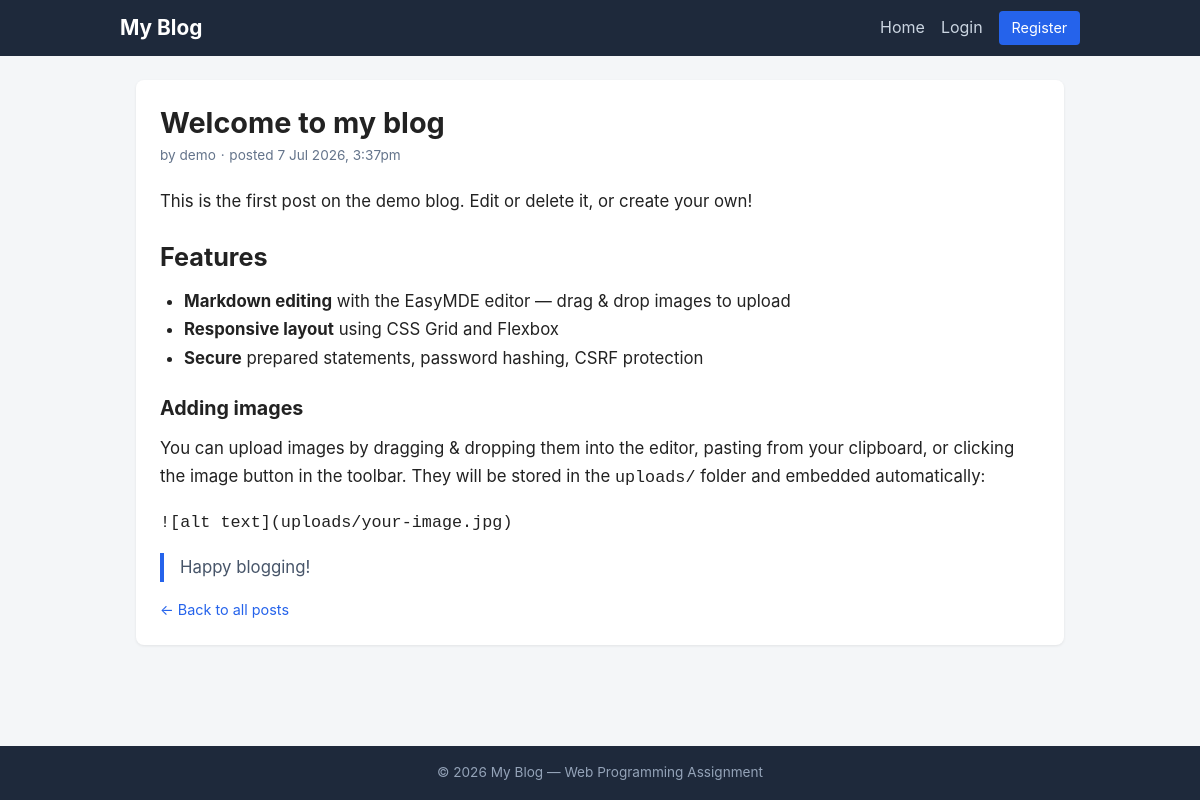
The page /post.php?id=1 on the database its author committed.
### tables this page shows
CREATE TABLE IF NOT EXISTS blogPost (
    id              INT AUTO_INCREMENT PRIMARY KEY,
    user_id         INT NOT NULL,
    title           VARCHAR(150) NOT NULL,
    content         TEXT NOT NULL,
    featured_image  VARCHAR(255) DEFAULT NULL,
    created_at      TIMESTAMP NOT NULL DEFAULT CURRENT_TIMESTAMP,
    updated_at      TIMESTAMP NOT NULL DEFAULT CURRENT_TIMESTAMP ON UPDATE CURRENT_TIMESTAMP,
    CONSTRAINT fk_post_user
        FOREIGN KEY (user_id) REFERENCES user(id)
        ON DELETE CASCADE ON UPDATE CASCADE,
    INDEX idx_post_user (user_id),
    INDEX idx_post_created (created_at)
);

CREATE TABLE IF NOT EXISTS user (
    id        INT AUTO_INCREMENT PRIMARY KEY,
    username  VARCHAR(50)  NOT NULL UNIQUE,
    email     VARCHAR(100) NOT NULL UNIQUE,
    password  VARCHAR(255) NOT NULL,            
    role             ENUM('admin','author') NOT NULL DEFAULT 'author',
    email_verified   TINYINT(1) NOT NULL DEFAULT 0,
    verification_token VARCHAR(64) DEFAULT NULL,
    created_at       TIMESTAMP NOT NULL DEFAULT CURRENT_TIMESTAMP
);

### includes/functions.php (called while the page is built, shortened)
<?php
function e($value) {
    return htmlspecialchars($value ?? '', ENT_QUOTES, 'UTF-8');
}
function render_markdown($text) {
    static $parsedown = null;
    if ($parsedown === null) {
        require_once __DIR__ . '/../lib/Parsedown.php';
        $parsedown = new Parsedown();
        $parsedown->setSafeMode(true);
    }
    return $parsedown->text($text ?? '');
}
function format_date($datetime) {
    $ts = strtotime($datetime);
    return date('j M Y, g:ia', $ts);
}

### lib/Parsedown.php (called while the page is built, shortened)
<?php
class Parsedown
{
    protected function textElements($text)
    {
        $text = str_replace(array("\r\n", "\r"), "\n", $text);
        $text = trim($text, "\n");
        $lines = explode("\n", $text);
        return $this->linesElements($lines);
    }
    function setSafeMode($safeMode)
    {
        return $this;
    }
    protected $BlockTypes = array(
        '#' => array('Header'),
        '*' => array('Rule', 'List'),
        '+' => array('List'),
        '-' => array('SetextHeader', 'Table', 'Rule', 'List'),
        '0' => array('List'),
        '1' => array('List'),
        '2' => array('List'),
        '3' => array('List'),
        '4' => array('List'),
        '5' => array('List'),
        '6' => array('List'),
        '7' => array('List'),
        '8' => array('List'),
        '9' => array('List'),
        ':' => array('Table'),
        '<' => array('Comment', 'Markup'),
        '=' => array('SetextHeader'),
        '>' => array('Quote'),
        '[' => array('Reference'),
        '_' => array('Rule'),
        '`' => array('FencedCode'),
        '|' => array('Table'),
        '~' => array('FencedCode'),
    );
    protected $unmarkedBlockTypes = array(
        'Code',
    );
    protected function linesElements(array $lines)
    {
        $Elements = array();
        $CurrentBlock = null;
        foreach ($lines as $line)
        {
            if (chop($line) === '')
            {
                if (isset($CurrentBlock))
                {
                    $CurrentBlock['interrupted'] = (isset($CurrentBlock['interrupted'])
                        ? $CurrentBlock['interrupted'] + 1 : 1
                    );
                }
                continue;
            }
            $indent = strspn($line, ' ');
            $text = $indent > 0 ? substr($line, $indent) : $line;
            $Line = array('body' => $line, 'indent' => $indent, 'text' => $text);
            if (isset($CurrentBlock['continuable']))
            {
                $methodName = 'block' . $CurrentBlock['type'] . 'Continue';
                $Block = $this->$methodName($Line, $CurrentBlock);
                if (isset($Block))
                {
                    $CurrentBlock = $Block;
                    continue;
                }
                else
                {
                    if ($this->isBlockCompletable($CurrentBlock['type']))
                    {
                        $methodName = 'block' . $CurrentBlock['type'] . 'Complete';
                        $CurrentBlock = $this->$methodName($CurrentBlock);
                    }
                }
            }
            $marker = $text[0];
            $blockTypes = $this->unmarkedBlockTypes;
            if (isset($this->BlockTypes[$marker]))
            {
                foreach ($this->BlockTypes[$marker] as $blockType)
                {
                    $blockTypes []= $blockType;
                }
            }
            foreach ($blockTypes as $blockType)
            {
                $Block = $this->{"block$blockType"}($Line, $CurrentBlock);
                if (isset($Block))
                {
                    $Block['type'] = $blockType;
                    if ( ! isset($Block['identified']))
                    {
                        if (isset($CurrentBlock))
                        {
                            $Elements[] = $this->extractElement($CurrentBlock);
                        }
                        $Block['identified'] = true;
                    }
                    if ($this->isBlockContinuable($blockType))
                    {
                        $Block['continuable'] = true;
                    }
                    $CurrentBlock = $Block;
                    continue 2;
                }
            }
            if (isset($CurrentBlock) and $CurrentBlock['type'] === 'Paragraph')
            {
                $Block = $this->paragraphContinue($Line, $CurrentBlock);
            }
            if (isset($Block))
            {
                $CurrentBlock = $Block;
            }
            else
            {
                if (isset($CurrentBlock))
                {
                    $Elements[] = $this->extractElement($CurrentBlock);
                }
                $CurrentBlock = $this->paragraph($Line);
                $CurrentBlock['identified'] = true;
            }
        }
        if (isset($CurrentBlock))
        {
            $Elements[] = $this->extractElement($CurrentBlock);
        }
        return $Elements;
    }
    protected function extractElement(array $Component)
    {
        return $Component['element'];
    }
    protected function isBlockContinuable($Type)
    {
        return method_exists($this, 'block' . $Type . 'Continue');
    }
    protected function isBlockCompletable($Type)
    {
        return method_exists($this, 'block' . $Type . 'Complete');
    }
    protected function blockFencedCode($Line)
    {
        $marker = $Line['text'][0];
        $openerLength = strspn($Line['text'], $marker);
        $infostring = trim(substr($Line['text'], $openerLength), "\t ");
        $Element = array(
            'name' => 'code',
            'text' => '',
        );
        $Block = array(
            'char' => $marker,
            'openerLength' => $openerLength,
            'element' => array(
                'name' => 'pre',
                'element' => $Element,
            ),
        );
        return $Block;
    }
    protected function blockFencedCodeContinue($Line, $Block)
    {
        if (isset($Block['complete']))
        {
            return;
        }
        if (($len = strspn($Line['text'], $Block['char'])) >= $Block['openerLength']
            and chop(substr($Line['text'], $len), ' ') === ''
        ) {
            $Block['element']['element']['text'] = substr($Block['element']['element']['text'], 1);
            $Block['complete'] = true;
            return $Block;
        }
        $Block['element']['element']['text'] .= "\n" . $Line['body'];
        return $Block;
    }
    protected function blockHeader($Line)
    {
        $level = strspn($Line['text'], '#');
        $text = trim($Line['text'], '#');
        $text = trim($text, ' ');
        $Block = array(
            'element' => array(
                'name' => 'h' . $level,
                'handler' => array(
                    'function' => 'lineElements',
                    'argument' => $text,
                    'destination' => 'elements',
                )
            ),
        );
        return $Block;
    }
    protected function blockList($Line, ?array $CurrentBlock = null)
    {
        list($name, $pattern) = $Line['text'][0] <= '-' ? array('ul', '[*+-]') : array('ol', '[0-9]{1,9}+[.\)]');
        if (preg_match('/^('.$pattern.'([ ]++|$))(.*+)/', $Line['text'], $matches))
        {
            $contentIndent = strlen($matches[2]);
            $markerWithoutWhitespace = strstr($matches[1], ' ', true);
            $Block = array(
                'indent' => $Line['indent'],
                'pattern' => $pattern,
                'data' => array(
                    'type' => $name,
                    'marker' => $matches[1],
                    'markerType' => ($name === 'ul' ? $markerWithoutWhitespace : substr($markerWithoutWhitespace, -1)),
                ),
                'element' => array(
                    'name' => $name,
                    'elements' => array(),
                ),
            );
            $Block['data']['markerTypeRegex'] = preg_quote($Block['data']['markerType'], '/');
            $Block['li'] = array(
                'name' => 'li',
                'handler' => array(
                    'function' => 'li',
                    'argument' => !empty($matches[3]) ? array($matches[3]) : array(),
                    'destination' => 'elements'
                )
            );
            $Block['element']['elements'] []= & $Block['li'];
            return $Block;
        }
    }
    protected function blockListContinue($Line, array $Block)
    {
        $requiredIndent = ($Block['indent'] + strlen($Block['data']['marker']));
        if ($Line['indent'] < $requiredIndent
            and (
                (
                    $Block['data']['type'] === 'ol'
                    and preg_match('/^[0-9]++'.$Block['data']['markerTypeRegex'].'(?:[ ]++(.*)|$)/', $Line['text'], $matches)
                ) or (
                    $Block['data']['type'] === 'ul'
                    and preg_match('/^'.$Block['data']['markerTypeRegex'].'(?:[ ]++(.*)|$)/', $Line['text'], $matches)
                )
            )
        ) {
            unset($Block['li']);
            $text = isset($matches[1]) ? $matches[1] : '';
            $Block['indent'] = $Line['indent'];
            $Block['li'] = array(
                'name' => 'li',
                'handler' => array(
                    'function' => 'li',
                    'argument' => array($text),
                    'destination' => 'elements'
                )
            );
            $Block['element']['elements'] []= & $Block['li'];
            return $Block;
        }
        elseif ($Line['indent'] < $requiredIndent and $this->blockList($Line))
        {
            return null;
        }
    }
    protected function blockListComplete(array $Block)
    {
        return $Block;
    }
    protected function blockRule($Line)
    {
        $marker = $Line['text'][0];
    }
    protected function paragraph($Line)
    {
        return array(
            'type' => 'Paragraph',
            'element' => array(
                'name' => 'p',
                'handler' => array(
                    'function' => 'lineElements',
                    'argument' => $Line['text'],
                    'destination' => 'elements',
                ),
            ),
        );
    }
    protected function paragraphContinue($Line, array $Block)
    {
        $Block['element']['handler']['argument'] .= "\n".$Line['text'];
        return $Block;
    }
}

### post.php (the view, shortened to what this page needs)
<?php
require_once __DIR__ . '/config/db.php';
require_once __DIR__ . '/includes/functions.php';
$id = isset($_GET['id']) ? (int)$_GET['id'] : 0;
$stmt = $pdo->prepare(
    'SELECT p.id, p.title, p.content, p.featured_image, p.created_at, p.updated_at, p.user_id, u.username
     FROM blogPost p
     JOIN user u ON u.id = p.user_id
     WHERE p.id = :id'
);
$stmt->execute([':id' => $id]);
$post = $stmt->fetch();
require __DIR__ . '/includes/header.php';
?>
<article class="card single-post">
    <h1 class="post-title"><?= e($post['title']) ?></h1>
    <div class="post-meta">
        <span>by <?= e($post['username']) ?></span>
        <span>&middot;</span>
        <time>posted <?= format_date($post['created_at']) ?></time>
    </div>
    <div class="post-content">
        <?= render_markdown($post['content']) ?>
    </div>
    <p class="muted"><a href="index.php">&larr; Back to all posts</a></p>
</article>
<?php require __DIR__ . '/includes/footer.php'; ?>

### assets/css/style.css (style rules this page uses)
*, *::before, *::after { box-sizing: border-box; margin: 0; padding: 0; }
body { font-family: -apple-system, BlinkMacSystemFont, 'Segoe UI', Roboto, Oxygen, Ubuntu, Cantarell, sans-serif; line-height: 1.6; color: #222; background: #f4f6f8; min-height: 100vh; display: flex; flex-direction: column; }
a { color: #2563eb; text-decoration: none; }
.card { background: #fff; border-radius: 8px; padding: 1.5rem; box-shadow: 0 1px 3px rgba(0,0,0,0.08); }
.post-title { font-size: 1.25rem; line-height: 1.3; margin-bottom: 0.3rem; }
.post-meta { font-size: 0.85rem; color: #64748b; margin-bottom: 0.6rem; display: flex; gap: 0.3rem; flex-wrap: wrap; }
.single-post .post-title { font-size: 1.8rem; margin-bottom: 0.25rem; }
.single-post .post-meta { margin-bottom: 1.25rem; }
.post-content { font-size: 1.05rem; line-height: 1.7; }
.post-content h2, .post-content h3 { margin-top: 1.25rem; margin-bottom: 0.5rem; }
.post-content p { margin-bottom: 1rem; }
.post-content ul, .post-content ol { margin-left: 1.5rem; margin-bottom: 1rem; }
.post-content blockquote { border-left: 4px solid #2563eb; padding-left: 1rem; color: #475569; margin: 1rem 0; }
.muted { color: #64748b; font-size: 0.9rem; margin-top: 1rem; }

### rows shown on the page
blogpost: title "Welcome to my blog", user.username "demo", created_at "7 Jul 2026, 3:37pm", content "This is the first post on the demo blog. Edit or delete it, or create your own! Features Markdown editing with the EasyMDE editor — drag & drop images to upload Responsive layout using CSS Grid and Flexbox Secure prepared statements, password hashing, CSRF protection Adding images You can upload images by dragging & dropping them into the editor, pasting from your clipboard, or clicking the image button in the toolbar. They will be stored in the uploads/ folder and embedded automatically: ![alt text](uploads/your-image.jpg) Happy blogging!"
